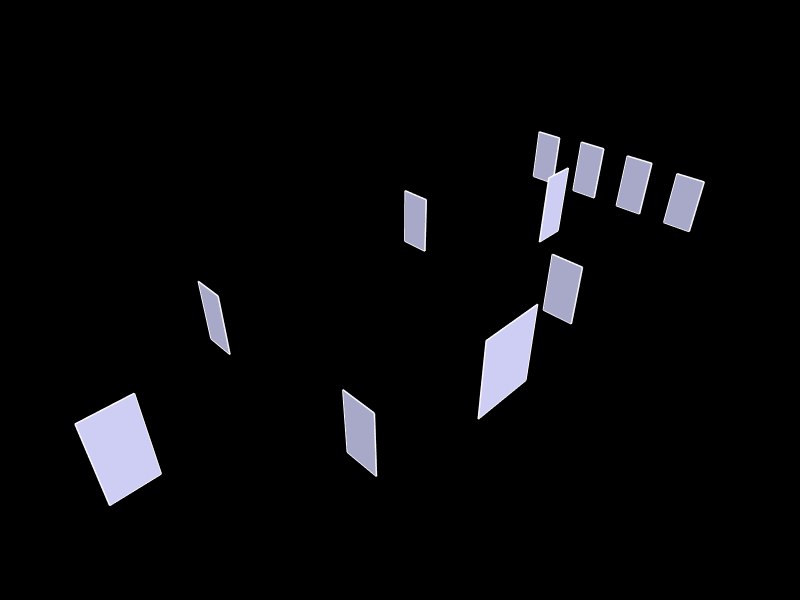

The cell this chart's notebook holds for it:
### Code cell
Topology.Show(objects_doors,
              faceColor=[210,210,250],
              faceOpacity=1,
              edgeColor="white",
              edgeWidth=3,
              showVertices=False,
              backgroundColor="black",
              width=800,
              height=600,
              renderer = renderer)

### Figure 1 — Plotly figure (JSON) as saved in the notebook; plotly's stock layout.template omitted (floating-point values rounded to 4 significant figures)
{"data": [{"hoverinfo": "text", "legendgroup": "2", "legendrank": 2, "line": {"color": "white", "dash": "solid", "width": 3}, "marker": {"size": 0}, "mode": "lines", "name": "1: object_1 (Edges)", "showlegend": false, "text": "", "type": "scatter3d", "x": [-1, 1, null, 1, 1, null, 1, -1, null, -1, -1, null], "y": [0, 0, null, 0, 0, null, 0, 0, null, 0, 0, null], "z": [0, 0, null, 0, 2.5, null, 2.5, 2.5, null, 2.5, 0, null]}, {"cmax": 1, "cmin": 0, "color": "#D2D2FA", "colorscale": [[0, "#440154"], [0.1111, "#482878"], [0.2222, "#3e4989"], [0.3333, "#31688e"], [0.4444, "#26828e"], [0.5556, "#1f9e89"], [0.6667, "#35b779"], [0.7778, "#6ece58"], [0.8889, "#b5de2b"], [1, "#fde725"]], "flatshading": true, "hoverinfo": "text", "hovertext": "", "i": [0, 0], "j": [1, 2], "k": [2, 3], "legendgroup": "3", "legendrank": 3, "lighting": {"facenormalsepsilon": 0}, "name": "1: object_1 (Faces)", "opacity": 1, "showlegend": false, "showscale": false, "text": "", "type": "mesh3d", "x": [1, 1, -1, -1], "y": [0, 0, 0, 0], "z": [0, 2.5, 2.5, 0]}, {"hoverinfo": "text", "legendgroup": "6", "legendrank": 6, "line": {"color": "white", "dash": "solid", "width": 3}, "marker": {"size": 0}, "mode": "lines", "name": "2: object_2 (Edges)", "showlegend": false, "text": "", "type": "scatter3d", "x": [-12, -12, null, -12, -12, null, -12, -12, null, -12, -12, null], "y": [0.5, 0.5, null, 0.5, 1.5, null, 1.5, 1.5, null, 1.5, 0.5, null], "z": [0, 2, null, 2, 2, null, 2, 0, null, 0, 0, null]}, {"cmax": 1, "cmin": 0, "color": "#D2D2FA", "colorscale": [[0, "#440154"], [0.1111, "#482878"], [0.2222, "#3e4989"], [0.3333, "#31688e"], [0.4444, "#26828e"], [0.5556, "#1f9e89"], [0.6667, "#35b779"], [0.7778, "#6ece58"], [0.8889, "#b5de2b"], [1, "#fde725"]], "flatshading": true, "hoverinfo": "text", "hovertext": "", "i": [0, 0], "j": [1, 2], "k": [2, 3], "legendgroup": "7", "legendrank": 7, "lighting": {"facenormalsepsilon": 0}, "name": "2: object_2 (Faces)", "opacity": 1, "showlegend": false, "showscale": false, "text": "", "type": "mesh3d", "x": [-12, -12, -12, -12], "y": [0.5, 0.5, 1.5, 1.5], "z": [0, 2, 2, 0]}, {"hoverinfo": "text", "legendgroup": "10", "legendrank": 10, "line": {"color": "white", "dash": "solid", "width": 3}, "marker": {"size": 0}, "mode": "lines", "name": "3: object_3 (Edges)", "showlegend": false, "text": "", "type": "scatter3d", "x": [-4, -4, null, -4, -4, null, -4, -4, null, -4, -4, null], "y": [1.5, 1.5, null, 1.5, 0.5, null, 0.5, 0.5, null, 0.5, 1.5, null], "z": [0, 2, null, 2, 2, null, 2, 0, null, 0, 0, null]}, {"cmax": 1, "cmin": 0, "color": "#D2D2FA", "colorscale": [[0, "#440154"], [0.1111, "#482878"], [0.2222, "#3e4989"], [0.3333, "#31688e"], [0.4444, "#26828e"], [0.5556, "#1f9e89"], [0.6667, "#35b779"], [0.7778, "#6ece58"], [0.8889, "#b5de2b"], [1, "#fde725"]], "flatshading": true, "hoverinfo": "text", "hovertext": "", "i": [0, 0], "j": [1, 3], "k": [2, 1], "legendgroup": "11", "legendrank": 11, "lighting": {"facenormalsepsilon": 0}, "name": "3: object_3 (Faces)", "opacity": 1, "showlegend": false, "showscale": false, "text": "", "type": "mesh3d", "x": [-4, -4, -4, -4], "y": [0.5, 1.5, 1.5, 0.5], "z": [2, 0, 2, 0]}, {"hoverinfo": "text", "legendgroup": "14", "legendrank": 14, "line": {"color": "white", "dash": "solid", "width": 3}, "marker": {"size": 0}, "mode": "lines", "name": "4: object_4 (Edges)", "showlegend": false, "text": "", "type": "scatter3d", "x": [-12, -12, null, -12, -12, null, -12, -12, null, -12, -12, null], "y": [2.5, 2.5, null, 2.5, 3.5, null, 3.5, 3.5, null, 3.5, 2.5, null], "z": [0, 2.1, null, 2.1, 2.1, null, 2.1, 0, null, 0, 0, null]}, {"cmax": 1, "cmin": 0, "color": "#D2D2FA", "colorscale": [[0, "#440154"], [0.1111, "#482878"], [0.2222, "#3e4989"], [0.3333, "#31688e"], [0.4444, "#26828e"], [0.5556, "#1f9e89"], [0.6667, "#35b779"], [0.7778, "#6ece58"], [0.8889, "#b5de2b"], [1, "#fde725"]], "flatshading": true, "hoverinfo": "text", "hovertext": "", "i": [0, 0], "j": [1, 2], "k": [2, 3], "legendgroup": "15", "legendrank": 15, "lighting": {"facenormalsepsilon": 0}, "name": "4: object_4 (Faces)", "opacity": 1, "showlegend": false, "showscale": false, "text": "", "type": "mesh3d", "x": [-12, -12, -12, -12], "y": [2.5, 2.5, 3.5, 3.5], "z": [0, 2.1, 2.1, 0]}, {"hoverinfo": "text", "legendgroup": "18", "legendrank": 18, "line": {"color": "white", "dash": "solid", "width": 3}, "marker": {"size": 0}, "mode": "lines", "name": "5: object_5 (Edges)", "showlegend": false, "text": "", "type": "scatter3d", "x": [-7.4, -7.4, null, -7.4, -8.6, null, -8.6, -8.6, null, -8.6, -7.4, null], "y": [4, 4, null, 4, 4, null, 4, 4, null, 4, 4, null], "z": [0, 2.5, null, 2.5, 2.5, null, 2.5, 0, null, 0, 0, null]}, {"cmax": 1, "cmin": 0, "color": "#D2D2FA", "colorscale": [[0, "#440154"], [0.1111, "#482878"], [0.2222, "#3e4989"], [0.3333, "#31688e"], [0.4444, "#26828e"], [0.5556, "#1f9e89"], [0.6667, "#35b779"], [0.7778, "#6ece58"], [0.8889, "#b5de2b"], [1, "#fde725"]], "flatshading": true, "hoverinfo": "text", "hovertext": "", "i": [0, 0], "j": [1, 2], "k": [2, 3], "legendgroup": "19", "legendrank": 19, "lighting": {"facenormalsepsilon": 0}, "name": "5: object_5 (Faces)", "opacity": 1, "showlegend": false, "showscale": false, "text": "", "type": "mesh3d", "x": [-7.4, -7.4, -8.6, -8.6], "y": [4, 4, 4, 4], "z": [0, 2.5, 2.5, 0]}, {"hoverinfo": "text", "legendgroup": "22", "legendrank": 22, "line": {"color": "white", "dash": "solid", "width": 3}, "marker": {"size": 0}, "mode": "lines", "name": "6: object_6 (Edges)", "showlegend": false, "text": "", "type": "scatter3d", "x": [-12, -12, null, -12, -12, null, -12, -12, null, -12, -12, null], "y": [4.5, 4.5, null, 4.5, 5.5, null, 5.5, 5.5, null, 5.5, 4.5, null], "z": [0, 2.1, null, 2.1, 2.1, null, 2.1, 0, null, 0, 0, null]}, {"cmax": 1, "cmin": 0, "color": "#D2D2FA", "colorscale": [[0, "#440154"], [0.1111, "#482878"], [0.2222, "#3e4989"], [0.3333, "#31688e"], [0.4444, "#26828e"], [0.5556, "#1f9e89"], [0.6667, "#35b779"], [0.7778, "#6ece58"], [0.8889, "#b5de2b"], [1, "#fde725"]], "flatshading": true, "hoverinfo": "text", "hovertext": "", "i": [0, 0], "j": [1, 2], "k": [2, 3], "legendgroup": "23", "legendrank": 23, "lighting": {"facenormalsepsilon": 0}, "name": "6: object_6 (Faces)", "opacity": 1, "showlegend": false, "showscale": false, "text": "", "type": "mesh3d", "x": [-12, -12, -12, -12], "y": [4.5, 4.5, 5.5, 5.5], "z": [0, 2.1, 2.1, 0]}, {"hoverinfo": "text", "legendgroup": "26", "legendrank": 26, "line": {"color": "white", "dash": "solid", "width": 3}, "marker": {"size": 0}, "mode": "lines", "name": "7: object_7 (Edges)", "showlegend": false, "text": "", "type": "scatter3d", "x": [-12, -12, null, -12, -12, null, -12, -12, null, -12, -12, null], "y": [6.5, 6.5, null, 6.5, 7.5, null, 7.5, 7.5, null, 7.5, 6.5, null], "z": [0, 2, null, 2, 2, null, 2, 0, null, 0, 0, null]}, {"cmax": 1, "cmin": 0, "color": "#D2D2FA", "colorscale": [[0, "#440154"], [0.1111, "#482878"], [0.2222, "#3e4989"], [0.3333, "#31688e"], [0.4444, "#26828e"], [0.5556, "#1f9e89"], [0.6667, "#35b779"], [0.7778, "#6ece58"], [0.8889, "#b5de2b"], [1, "#fde725"]], "flatshading": true, "hoverinfo": "text", "hovertext": "", "i": [0, 0], "j": [1, 2], "k": [2, 3], "legendgroup": "27", "legendrank": 27, "lighting": {"facenormalsepsilon": 0}, "name": "7: object_7 (Faces)", "opacity": 1, "showlegend": false, "showscale": false, "text": "", "type": "mesh3d", "x": [-12, -12, -12, -12], "y": [6.5, 6.5, 7.5, 7.5], "z": [0, 2, 2, 0]}, {"hoverinfo": "text", "legendgroup": "30", "legendrank": 30, "line": {"color": "white", "dash": "solid", "width": 3}, "marker": {"size": 0}, "mode": "lines", "name": "8: object_8 (Edges)", "showlegend": false, "text": "", "type": "scatter3d", "x": [-4, -4, null, -4, -4, null, -4, -4, null, -4, -4, null], "y": [7.5, 7.5, null, 7.5, 6.5, null, 6.5, 6.5, null, 6.5, 7.5, null], "z": [0, 2, null, 2, 2, null, 2, 0, null, 0, 0, null]}, {"cmax": 1, "cmin": 0, "color": "#D2D2FA", "colorscale": [[0, "#440154"], [0.1111, "#482878"], [0.2222, "#3e4989"], [0.3333, "#31688e"], [0.4444, "#26828e"], [0.5556, "#1f9e89"], [0.6667, "#35b779"], [0.7778, "#6ece58"], [0.8889, "#b5de2b"], [1, "#fde725"]], "flatshading": true, "hoverinfo": "text", "hovertext": "", "i": [0, 0], "j": [1, 3], "k": [2, 1], "legendgroup": "31", "legendrank": 31, "lighting": {"facenormalsepsilon": 0}, "name": "8: object_8 (Faces)", "opacity": 1, "showlegend": false, "showscale": false, "text": "", "type": "mesh3d", "x": [-4, -4, -4, -4], "y": [6.5, 7.5, 7.5, 6.5], "z": [2, 0, 2, 0]}, {"hoverinfo": "text", "legendgroup": "34", "legendrank": 34, "line": {"color": "white", "dash": "solid", "width": 3}, "marker": {"size": 0}, "mode": "lines", "name": "9: object_9 (Edges)", "showlegend": false, "text": "", "type": "scatter3d", "x": [12, 12, null, 12, 12, null, 12, 12, null, 12, 12, null], "y": [0.5, 1.5, null, 1.5, 1.5, null, 1.5, 0.5, null, 0.5, 0.5, null], "z": [0, 0, null, 0, 2, null, 2, 2, null, 2, 0, null]}, {"cmax": 1, "cmin": 0, "color": "#D2D2FA", "colorscale": [[0, "#440154"], [0.1111, "#482878"], [0.2222, "#3e4989"], [0.3333, "#31688e"], [0.4444, "#26828e"], [0.5556, "#1f9e89"], [0.6667, "#35b779"], [0.7778, "#6ece58"], [0.8889, "#b5de2b"], [1, "#fde725"]], "flatshading": true, "hoverinfo": "text", "hovertext": "", "i": [0, 0], "j": [1, 2], "k": [2, 3], "legendgroup": "35", "legendrank": 35, "lighting": {"facenormalsepsilon": 0}, "name": "9: object_9 (Faces)", "opacity": 1, "showlegend": false, "showscale": false, "text": "", "type": "mesh3d", "x": [12, 12, 12, 12], "y": [0.5, 0.5, 1.5, 1.5], "z": [2, 0, 0, 2]}, {"hoverinfo": "text", "legendgroup": "38", "legendrank": 38, "line": {"color": "white", "dash": "solid", "width": 3}, "marker": {"size": 0}, "mode": "lines", "name": "10: object_10 (Edges)", "showlegend": false, "text": "", "type": "scatter3d", "x": [4, 4, null, 4, 4, null, 4, 4, null, 4, 4, null], "y": [1.5, 0.5, null, 0.5, 0.5, null, 0.5, 1.5, null, 1.5, 1.5, null], "z": [0, 0, null, 0, 2, null, 2, 2, null, 2, 0, null]}, {"cmax": 1, "cmin": 0, "color": "#D2D2FA", "colorscale": [[0, "#440154"], [0.1111, "#482878"], [0.2222, "#3e4989"], [0.3333, "#31688e"], [0.4444, "#26828e"], [0.5556, "#1f9e89"], [0.6667, "#35b779"], [0.7778, "#6ece58"], [0.8889, "#b5de2b"], [1, "#fde725"]], "flatshading": true, "hoverinfo": "text", "hovertext": "", "i": [0, 0], "j": [1, 2], "k": [2, 3], "legendgroup": "39", "legendrank": 39, "lighting": {"facenormalsepsilon": 0}, "name": "10: object_10 (Faces)", "opacity": 1, "showlegend": false, "showscale": false, "text": "", "type": "mesh3d", "x": [4, 4, 4, 4], "y": [0.5, 0.5, 1.5, 1.5], "z": [0, 2, 2, 0]}, {"hoverinfo": "text", "legendgroup": "42", "legendrank": 42, "line": {"color": "white", "dash": "solid", "width": 3}, "marker": {"size": 0}, "mode": "lines", "name": "11: object_11 (Edges)", "showlegend": false, "text": "", "type": "scatter3d", "x": [12, 12, null, 12, 12, null, 12, 12, null, 12, 12, null], "y": [2.5, 3.5, null, 3.5, 3.5, null, 3.5, 2.5, null, 2.5, 2.5, null], "z": [0, 0, null, 0, 2.1, null, 2.1, 2.1, null, 2.1, 0, null]}, {"cmax": 1, "cmin": 0, "color": "#D2D2FA", "colorscale": [[0, "#440154"], [0.1111, "#482878"], [0.2222, "#3e4989"], [0.3333, "#31688e"], [0.4444, "#26828e"], [0.5556, "#1f9e89"], [0.6667, "#35b779"], [0.7778, "#6ece58"], [0.8889, "#b5de2b"], [1, "#fde725"]], "flatshading": true, "hoverinfo": "text", "hovertext": "", "i": [0, 0], "j": [1, 2], "k": [2, 3], "legendgroup": "43", "legendrank": 43, "lighting": {"facenormalsepsilon": 0}, "name": "11: object_11 (Faces)", "opacity": 1, "showlegend": false, "showscale": false, "text": "", "type": "mesh3d", "x": [12, 12, 12, 12], "y": [2.5, 2.5, 3.5, 3.5], "z": [2.1, 0, 0, 2.1]}, {"hoverinfo": "text", "legendgroup": "46", "legendrank": 46, "line": {"color": "white", "dash": "solid", "width": 3}, "marker": {"size": 0}, "mode": "lines", "name": "12: object_12 (Edges)", "showlegend": false, "text": "", "type": "scatter3d", "x": [7.4, 8.6, null, 8.6, 8.6, null, 8.6, 7.4, null, 7.4, 7.4, null], "y": [4, 4, null, 4, 4, null, 4, 4, null, 4, 4, null], "z": [0, 0, null, 0, 2.5, null, 2.5, 2.5, null, 2.5, 0, null]}, {"cmax": 1, "cmin": 0, "color": "#D2D2FA", "colorscale": [[0, "#440154"], [0.1111, "#482878"], [0.2222, "#3e4989"], [0.3333, "#31688e"], [0.4444, "#26828e"], [0.5556, "#1f9e89"], [0.6667, "#35b779"], [0.7778, "#6ece58"], [0.8889, "#b5de2b"], [1, "#fde725"]], "flatshading": true, "hoverinfo": "text", "hovertext": "", "i": [0, 0], "j": [1, 2], "k": [2, 3], "legendgroup": "47", "legendrank": 47, "lighting": {"facenormalsepsilon": 0}, "name": "12: object_12 (Faces)", "opacity": 1, "showlegend": false, "showscale": false, "text": "", "type": "mesh3d", "x": [8.6, 8.6, 7.4, 7.4], "y": [4, 4, 4, 4], "z": [0, 2.5, 2.5, 0]}, {"hoverinfo": "text", "legendgroup": "50", "legendrank": 50, "line": {"color": "white", "dash": "solid", "width": 3}, "marker": {"size": 0}, "mode": "lines", "name": "13: object_13 (Edges)", "showlegend": false, "text": "", "type": "scatter3d", "x": [12, 12, null, 12, 12, null, 12, 12, null, 12, 12, null], "y": [4.5, 5.5, null, 5.5, 5.5, null, 5.5, 4.5, null, 4.5, 4.5, null], "z": [0, 0, null, 0, 2.1, null, 2.1, 2.1, null, 2.1, 0, null]}, {"cmax": 1, "cmin": 0, "color": "#D2D2FA", "colorscale": [[0, "#440154"], [0.1111, "#482878"], [0.2222, "#3e4989"], [0.3333, "#31688e"], [0.4444, "#26828e"], [0.5556, "#1f9e89"], [0.6667, "#35b779"], [0.7778, "#6ece58"], [0.8889, "#b5de2b"], [1, "#fde725"]], "flatshading": true, "hoverinfo": "text", "hovertext": "", "i": [0, 0], "j": [1, 2], "k": [2, 3], "legendgroup": "51", "legendrank": 51, "lighting": {"facenormalsepsilon": 0}, "name": "13: object_13 (Faces)", "opacity": 1, "showlegend": false, "showscale": false, "text": "", "type": "mesh3d", "x": [12, 12, 12, 12], "y": [4.5, 4.5, 5.5, 5.5], "z": [2.1, 0, 0, 2.1]}, {"hoverinfo": "text", "legendgroup": "54", "legendrank": 54, "line": {"color": "white", "dash": "solid", "width": 3}, "marker": {"size": 0}, "mode": "lines", "name": "14: object_14 (Edges)", "showlegend": false, "text": "", "type": "scatter3d", "x": [12, 12, null, 12, 12, null, 12, 12, null, 12, 12, null], "y": [6.5, 7.5, null, 7.5, 7.5, null, 7.5, 6.5, null, 6.5, 6.5, null], "z": [0, 0, null, 0, 2, null, 2, 2, null, 2, 0, null]}, {"cmax": 1, "cmin": 0, "color": "#D2D2FA", "colorscale": [[0, "#440154"], [0.1111, "#482878"], [0.2222, "#3e4989"], [0.3333, "#31688e"], [0.4444, "#26828e"], [0.5556, "#1f9e89"], [0.6667, "#35b779"], [0.7778, "#6ece58"], [0.8889, "#b5de2b"], [1, "#fde725"]], "flatshading": true, "hoverinfo": "text", "hovertext": "", "i": [0, 0], "j": [1, 2], "k": [2, 3], "legendgroup": "55", "legendrank": 55, "lighting": {"facenormalsepsilon": 0}, "name": "14: object_14 (Faces)", "opacity": 1, "showlegend": false, "showscale": false, "text": "", "type": "mesh3d", "x": [12, 12, 12, 12], "y": [6.5, 6.5, 7.5, 7.5], "z": [2, 0, 0, 2]}, {"hoverinfo": "text", "legendgroup": "58", "legendrank": 58, "line": {"color": "white", "dash": "solid", "width": 3}, "marker": {"size": 0}, "mode": "lines", "name": "15: object_15 (Edges)", "showlegend": false, "text": "", "type": "scatter3d", "x": [4, 4, null, 4, 4, null, 4, 4, null, 4, 4, null], "y": [7.5, 6.5, null, 6.5, 6.5, null, 6.5, 7.5, null, 7.5, 7.5, null], "z": [0, 0, null, 0, 2, null, 2, 2, null, 2, 0, null]}, {"cmax": 1, "cmin": 0, "color": "#D2D2FA", "colorscale": [[0, "#440154"], [0.1111, "#482878"], [0.2222, "#3e4989"], [0.3333, "#31688e"], [0.4444, "#26828e"], [0.5556, "#1f9e89"], [0.6667, "#35b779"], [0.7778, "#6ece58"], [0.8889, "#b5de2b"], [1, "#fde725"]], "flatshading": true, "hoverinfo": "text", "hovertext": "", "i": [0, 0], "j": [1, 2], "k": [2, 3], "legendgroup": "59", "legendrank": 59, "lighting": {"facenormalsepsilon": 0}, "name": "15: object_15 (Faces)", "opacity": 1, "showlegend": false, "showscale": false, "text": "", "type": "mesh3d", "x": [4, 4, 4, 4], "y": [6.5, 6.5, 7.5, 7.5], "z": [0, 2, 2, 0]}], "layout": {"autosize": true, "height": 600, "margin": {"b": 40, "l": 40, "r": 40, "t": 40}, "paper_bgcolor": "#000000", "plot_bgcolor": "#000000", "scene": {"aspectmode": "data", "camera": {"center": {"x": 0, "y": 0, "z": 0}, "eye": {"x": -1.25, "y": -1.25, "z": 1.25}, "projection": {"type": "perspective"}, "up": {"x": 0, "y": 0, "z": 1}}, "xaxis": {"visible": false}, "yaxis": {"visible": false}, "zaxis": {"visible": false}}, "showlegend": true, "width": 800, "xaxis": {"showgrid": false, "visible": false, "zeroline": false}, "yaxis": {"showgrid": false, "visible": false, "zeroline": false}}}
